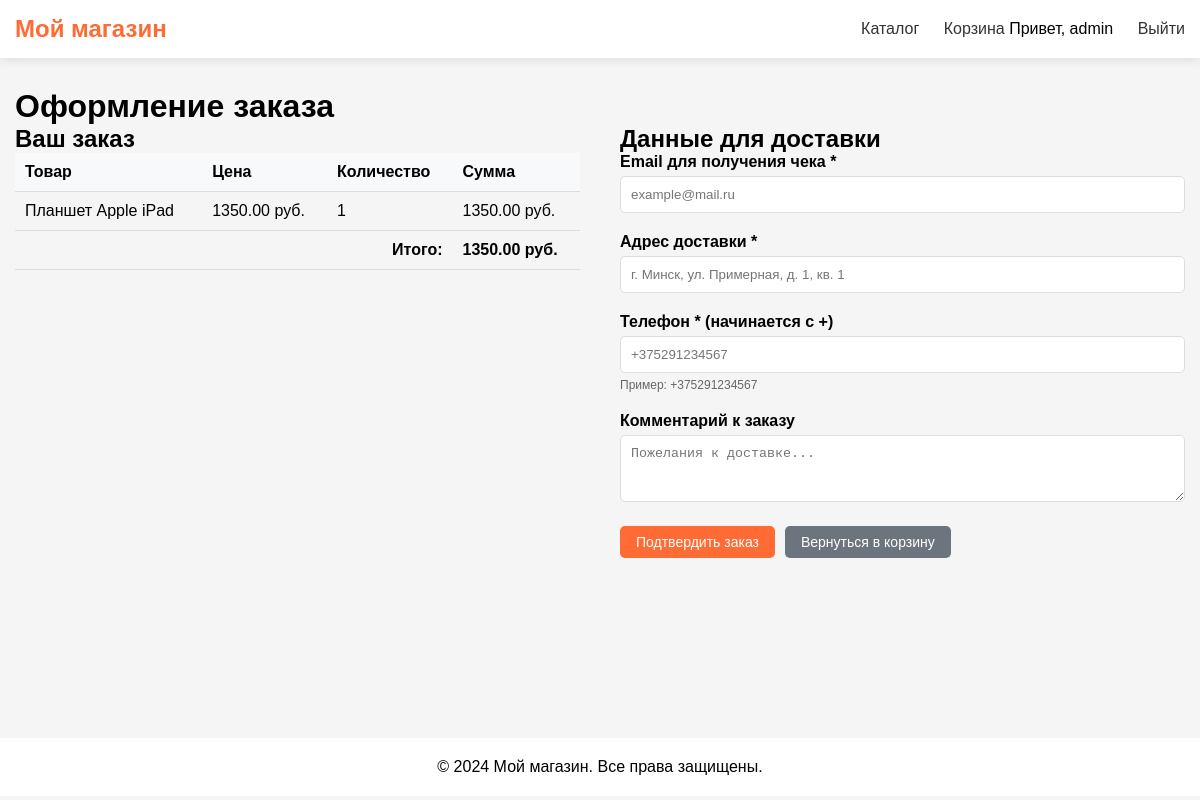
Screenshot of /checkout/ (signed in) with the database file from the repository.
### shop/models.py (models this page shows, shortened)
class CartItem(models.Model):
    cart = models.ForeignKey(
        Cart,
        on_delete=models.CASCADE,
        related_name='items',
        verbose_name="Корзина"
    )
    product = models.ForeignKey(
        Product,
        on_delete=models.CASCADE,
        verbose_name="Товар"
    )
    quantity = models.PositiveIntegerField(default=1, verbose_name="Количество")
    def item_price(self):
        return self.product.price * self.quantity
    class Meta:
        verbose_name = "Элемент корзины"
        verbose_name_plural = "Элементы корзины"
        unique_together = ['cart', 'product']

class Product(models.Model):
    name = models.CharField(max_length=200, verbose_name="Название")
    description = models.TextField(verbose_name="Описание")
    photo = models.ImageField(upload_to='products/', blank=True, null=True, verbose_name="Фото товара")
    price = models.DecimalField(
        max_digits=10,
        decimal_places=2,
        validators=[MinValueValidator(0)],
        verbose_name="Цена"
    )
    stock = models.IntegerField(
        validators=[MinValueValidator(0)],
        verbose_name="Количество на складе"
    )
    category = models.ForeignKey(
        Category,
        on_delete=models.CASCADE,
        verbose_name="Категория"
    )
    manufacturer = models.ForeignKey(
        Manufacturer,
        on_delete=models.CASCADE,
        verbose_name="Производитель"
    )
    class Meta:
        verbose_name = "Товар"
        verbose_name_plural = "Товары"

### shop/views.py (the view, shortened to what this page needs)
# urls.py: path('checkout/', views.checkout, name='checkout'),
@login_required
def checkout(request):
    try:
        cart = request.user.cart
        cart_items = cart.items.select_related('product').all()
    except Cart.DoesNotExist:
        messages.error(request, 'Ваша корзина пуста')
        return redirect('cart')
    if not cart_items.exists():
        messages.error(request, 'Ваша корзина пуста')
        return redirect('cart')
    return render(request, 'shop/checkout.html', {
        'cart_items': cart_items,
        'total_price': cart.total_price(),
    })

### shop/models.py (called while the page is built)
    def total_price(self):
        return sum(item.item_price() for item in self.items.all())

### shop/templates/shop/checkout.html (shortened to what this page needs)
{% extends 'shop/base.html' %}
{% block content %}
<h1>Оформление заказа</h1>
<div class="checkout-container">
    <div class="order-summary">
        <h2>Ваш заказ</h2>
        <table>
            <thead>
                <tr>
                    <th>Товар</th>
                    <th>Цена</th>
                    <th>Количество</th>
                    <th>Сумма</th>
                </tr>
            </thead>
            <tbody>
                {% for item in cart_items %}
                <tr>
                    <td>{{ item.product.name }}</td>
                    <td>{{ item.product.price }} руб.</td>
                    <td>{{ item.quantity }}</td>
                    <td>{{ item.item_price }} руб.</td>
                </tr>
                {% endfor %}
            </tbody>
            <tfoot>
                <tr>
                    <td colspan="3" class="total-label"><strong>Итого:</strong></td>
                    <td><strong>{{ total_price }} руб.</strong></td>
                </tr>
            </tfoot>
        </table>
    </div>
    <div class="delivery-form">
        <h2>Данные для доставки</h2>
        <form method="post" id="checkoutForm">
            <div class="form-group">
                <label for="email">Email для получения чека *</label>
                <input type="email" name="email" id="email" required
                       placeholder="example@mail.ru" value="{{ email|default:'' }}">
            </div>
            <div class="form-group">
                <label for="address">Адрес доставки *</label>
                <input type="text" name="address" id="address" required
                       placeholder="г. Минск, ул. Примерная, д. 1, кв. 1" value="{{ address|default:'' }}">
            </div>
            <div class="form-group">
                <label for="phone">Телефон * (начинается с +)</label>
                <input type="tel" name="phone" id="phone" required
                       placeholder="+375291234567" pattern="^\+[0-9]{10,15}$"
                       title="Номер должен начинаться с + и содержать только цифры"
                       value="{{ phone|default:'' }}">
                <small>Пример: +375291234567</small>
            </div>
            <div class="form-group">
                <label for="comment">Комментарий к заказу</label>
                <textarea name="comment" id="comment" rows="3"
                          placeholder="Пожелания к доставке...">{{ comment|default:'' }}</textarea>
            </div>
            <div class="form-actions">
                <button type="submit" class="btn btn-primary">Подтвердить заказ</button>
                <a href="{% url 'cart' %}" class="btn btn-secondary">Вернуться в корзину</a>
            </div>
        </form>
    </div>
</div>
{% endblock %}

### shop/templates/shop/base.html (shortened to what this page needs)
<!DOCTYPE html>
<html lang="ru">
<head>
</head>
<body>
    <div class="header">
        <div class="container">
            <div class="header-content">
                <div class="logo">
                    <a href="{% url 'catalog' %}">Мой магазин</a>
                </div>
                <div class="nav">
                    <a href="{% url 'catalog' %}">Каталог</a>
                    <a href="{% url 'cart' %}">Корзина</a>
                    {% if user.is_authenticated %}
                        <span>Привет, {{ user.username }}</span>
                        <a href="{% url 'logout' %}">Выйти</a>
                    {% else %}
                        <a href="{% url 'login' %}">Войти</a>
                    {% endif %}
                </div>
            </div>
        </div>
    </div>
    <div class="main">
        <div class="container">
            {% block content %}{% endblock %}
        </div>
    </div>
    <div class="footer">
        <p>&copy; 2024 Мой магазин. Все права защищены.</p>
    </div>
</body>
</html>

### shop/templates/shop/base.html (style rules this page uses)
* { margin: 0; padding: 0; box-sizing: border-box; }
body { font-family: Arial, sans-serif; background-color: #f5f5f5; }
.container { max-width: 1200px; margin: 0 auto; padding: 0 15px; }
.header { background-color: #fff; box-shadow: 0 2px 10px rgba(0,0,0,0.1); position: sticky; top: 0; z-index: 100; }
.header-content { display: flex; justify-content: space-between; align-items: center; padding: 15px 0; }
.logo a { font-size: 24px; font-weight: bold; color: #ff6b35; text-decoration: none; }
.nav a { margin-left: 20px; text-decoration: none; color: #333; }
.main { min-height: calc(100vh - 150px); padding: 30px 0; }
.footer { text-align: center; padding: 20px; background-color: #fff; margin-top: 30px; }
.btn { display: inline-block; padding: 8px 16px; border: none; border-radius: 5px; cursor: pointer; text-decoration: none; font-size: 14px; }
.btn-primary { background-color: #ff6b35; color: white; }
.btn-secondary { background-color: #6c757d; color: white; }

### shop/templates/shop/checkout.html (style rules this page uses)
.checkout-container { display: flex; gap: 40px; flex-wrap: wrap; }
.order-summary { flex: 1; min-width: 300px; }
.delivery-form { flex: 1; min-width: 300px; }
table { width: 100%; border-collapse: collapse; }
th, td { padding: 10px; text-align: left; border-bottom: 1px solid #ddd; }
th { background-color: #f8f9fa; }
.total-label { text-align: right; }
.form-group { margin-bottom: 20px; }
.form-group label { display: block; margin-bottom: 5px; font-weight: bold; }
.form-group input, .form-group textarea { width: 100%; padding: 10px; border: 1px solid #ddd; border-radius: 5px; }
.form-group small { display: block; margin-top: 5px; color: #666; font-size: 12px; }
.form-actions { margin-top: 20px; display: flex; gap: 10px; }

### rows the page displays
CartItem: product.name "Планшет Apple iPad", product.price "1350.00", quantity "1", item_price "1350.00"

### other values shown
{{ user.username }} "admin"
{{ total_price }} "1350.00"
